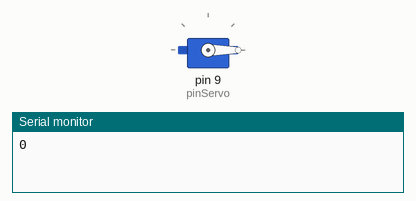
A sketch run on a simulated Arduino Uno, built with avr-gcc and run on an emulated ATmega328P. On the bench: servo, the last lines printed to the serial monitor.

Above: at 0.1 s.
At 9.91 s:
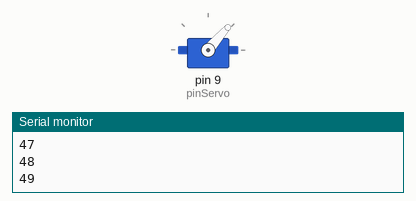
At 19.92 s:
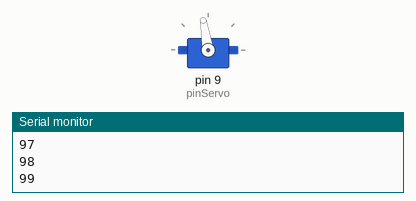
At 39.74 s:
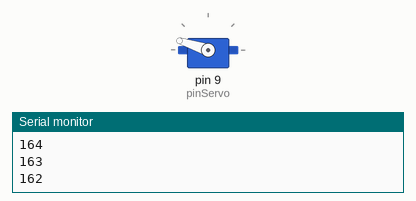
Timing chart, 0 to 40.0 s (numbered marks = the images above):
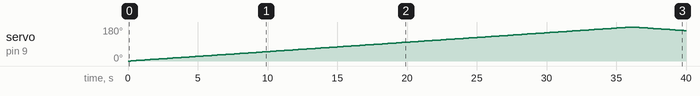

The sketch:

servoMotorManejoBasico.ino
```cpp
#include <Servo.h>
Servo myservo;
int position = 0;
const int pinServo = 9;
void setup() {
  myservo.attach(pinServo);
  Serial.begin(9600);
}

void loop() {
  // desplazamiento posicion 0 a 180 grados con paso de 1 grado
  for (position = 0; position < 180; position++) {
    myservo.write(position);
    Serial.println(position);
    delay(200);
  }
  for (position = 180; position >= 1 ; position --) {
    myservo.write(position);
    Serial.println(position);
    delay(200);
  }
}
```

Measured:
- by itself, servo on pin 9 (pinServo): rises from 0° to 180° in 35.8 s, then falls to 161° in 3.8 s
